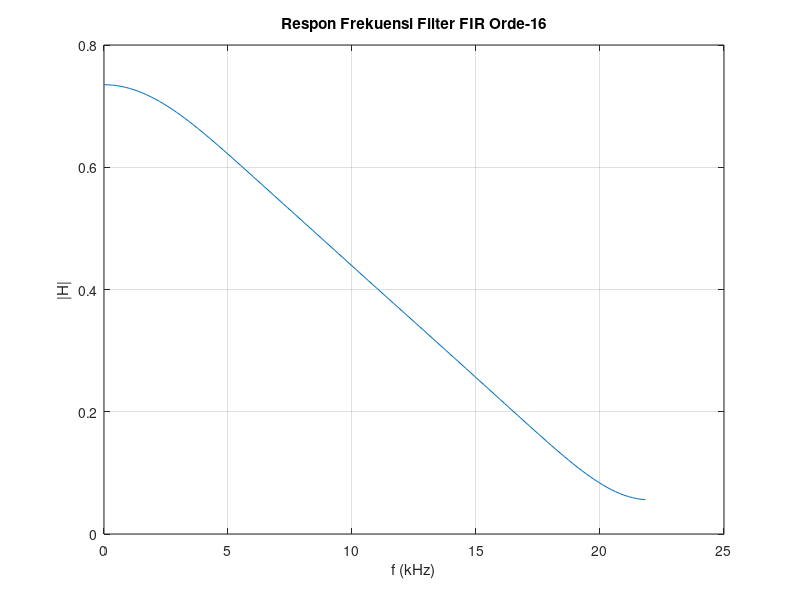

Here is the MATLAB script that generated this plot:
clear all; clc;

n = 16;
fs2 = 22;
f = [0, 0.00363, 0.00545, 1];
m = [0, 0.8, 0.8, 0];
b = fir2(n, f, m);

fid = fopen('fir.txt', 'w');
fprintf(fid, strcat('Koefisien filter FIR orde-'), int2str(n), ':\n');
fprintf(fid, strcat('Generated on-', datestr(now), '\n\n'));
for i = 1:n+1
    fprintf(fid, '%1.6f \n', b(i));
end
fclose(fid);

[H, w] = freqz(b, 1, 128);
plot(w/pi * fs2, abs(H));

xlabel('f (kHz)');
ylabel('|H|');
grid;
title(strcat('Respon Frekuensi Filter FIR Orde-', int2str(n)));